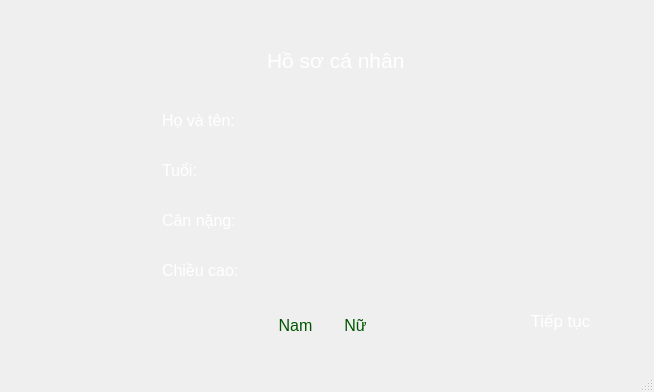
<?xml version="1.0" encoding="UTF-8"?>
<ui version="4.0">
 <class>MainWindow</class>
 <widget class="QMainWindow" name="MainWindow">
  <property name="geometry">
   <rect>
    <x>0</x>
    <y>0</y>
    <width>654</width>
    <height>392</height>
   </rect>
  </property>
  <property name="windowTitle">
   <string>MainWindow</string>
  </property>
  <property name="styleSheet">
   <string notr="true">QMainWindow {
    border-image: url(:/Screenshot (514).png) 0 0 0 0 stretch stretch;
}</string>
  </property>
  <widget class="QWidget" name="centralwidget">
   <property name="styleSheet">
    <string notr="true">#centralwidget {
    border-image: url(:/Background.png);
}</string>
   </property>
   <widget class="QPushButton" name="pushButton">
    <property name="geometry">
     <rect>
      <x>270</x>
      <y>300</y>
      <width>51</width>
      <height>51</height>
     </rect>
    </property>
    <property name="font">
     <font>
      <pointsize>12</pointsize>
     </font>
    </property>
    <property name="styleSheet">
     <string notr="true">QPushButton {
	border-image: url(:/buttonnam.png);
    /* Lệnh này giúp ảnh tự co giãn vừa khít với kích thước nút bạn kéo */
    border-image: url(:/buttonnam.png);
    
    /* Xóa bỏ nền xám và viền mặc định của Windows */
    background-color: transparent;
    border: none;
color: rgb(0, 85, 0)
}</string>
    </property>
    <property name="text">
     <string>Nam</string>
    </property>
   </widget>
   <widget class="QPushButton" name="pushButton_2">
    <property name="geometry">
     <rect>
      <x>330</x>
      <y>300</y>
      <width>51</width>
      <height>51</height>
     </rect>
    </property>
    <property name="font">
     <font>
      <pointsize>12</pointsize>
     </font>
    </property>
    <property name="styleSheet">
     <string notr="true">QPushButton {
	border-image: url(:/buttonnu.png);
    /* Lệnh này giúp ảnh tự co giãn vừa khít với kích thước nút bạn kéo */
    border-image: url(:/buttonnu.png);
    
    /* Xóa bỏ nền xám và viền mặc định của Windows */
    background-color: transparent;
    border: none;
color: rgb(0, 85, 0)
}</string>
    </property>
    <property name="text">
     <string>Nữ</string>
    </property>
   </widget>
   <widget class="QLineEdit" name="lineEdit">
    <property name="geometry">
     <rect>
      <x>150</x>
      <y>100</y>
      <width>361</width>
      <height>41</height>
     </rect>
    </property>
    <property name="font">
     <font>
      <pointsize>12</pointsize>
     </font>
    </property>
    <property name="styleSheet">
     <string notr="true">QLineEdit {
	border-image: url(:/line1trang2.png);
    /* Lệnh này giúp ảnh tự co giãn vừa khít với kích thước nút bạn kéo */
    border-image: url(:/line1trang2.png);
    
    /* Xóa bỏ nền xám và viền mặc định của Windows */
    background-color: transparent;
    border: none;
padding-left: 10px;   /* Đẩy chữ sang phải một chút vừa đủ */

color:rgb(255, 255, 255)
}</string>
    </property>
    <property name="text">
     <string>Họ và tên:</string>
    </property>
   </widget>
   <widget class="QLineEdit" name="lineEdit_5">
    <property name="geometry">
     <rect>
      <x>220</x>
      <y>40</y>
      <width>221</width>
      <height>41</height>
     </rect>
    </property>
    <property name="font">
     <font>
      <pointsize>16</pointsize>
     </font>
    </property>
    <property name="styleSheet">
     <string notr="true">QLineEdit {
	border-image: url(:/tieudetrang2.png);
    /* Lệnh này giúp ảnh tự co giãn vừa khít với kích thước nút bạn kéo */
    border-image: url(:/tieudetrang2.png);
    
    /* Xóa bỏ nền xám và viền mặc định của Windows */
    background-color: transparent;
    border: none;
    text-align: center;      /* Căn giữa chữ */
padding-left: 45px;   /* Đẩy chữ sang phải một chút vừa đủ */
    padding-right: 0px;
    color: white;
}</string>
    </property>
    <property name="text">
     <string>Hồ sơ cá nhân</string>
    </property>
   </widget>
   <widget class="QPushButton" name="pushButton_3">
    <property name="geometry">
     <rect>
      <x>490</x>
      <y>300</y>
      <width>141</width>
      <height>41</height>
     </rect>
    </property>
    <property name="font">
     <font>
      <pointsize>13</pointsize>
     </font>
    </property>
    <property name="styleSheet">
     <string notr="true">QPushButton {
	border-image: url(:/buttontrang2.png);
    /* Lệnh này giúp ảnh tự co giãn vừa khít với kích thước nút bạn kéo */
    border-image: url(:/buttontrang2.png);
    
    /* Xóa bỏ nền xám và viền mặc định của Windows */
    background-color: transparent;
    border: none;
color: rgb(255, 255, 255)
}</string>
    </property>
    <property name="text">
     <string>Tiếp tục</string>
    </property>
   </widget>
   <widget class="QLineEdit" name="lineEdit_6">
    <property name="geometry">
     <rect>
      <x>150</x>
      <y>150</y>
      <width>361</width>
      <height>41</height>
     </rect>
    </property>
    <property name="font">
     <font>
      <pointsize>12</pointsize>
     </font>
    </property>
    <property name="styleSheet">
     <string notr="true">QLineEdit {
	border-image: url(:/line1trang2.png);
    /* Lệnh này giúp ảnh tự co giãn vừa khít với kích thước nút bạn kéo */
    border-image: url(:/line1trang2.png);
    
    /* Xóa bỏ nền xám và viền mặc định của Windows */
    background-color: transparent;
    border: none;
padding-left: 10px;   /* Đẩy chữ sang phải một chút vừa đủ */

color:rgb(255, 255, 255)
}</string>
    </property>
    <property name="text">
     <string>Tuổi:</string>
    </property>
   </widget>
   <widget class="QLineEdit" name="lineEdit_2">
    <property name="geometry">
     <rect>
      <x>150</x>
      <y>200</y>
      <width>361</width>
      <height>41</height>
     </rect>
    </property>
    <property name="font">
     <font>
      <pointsize>12</pointsize>
     </font>
    </property>
    <property name="styleSheet">
     <string notr="true">QLineEdit {
	border-image: url(:/line1trang2.png);
    /* Lệnh này giúp ảnh tự co giãn vừa khít với kích thước nút bạn kéo */
    border-image: url(:/line1trang2.png);
    
    /* Xóa bỏ nền xám và viền mặc định của Windows */
    background-color: transparent;
    border: none;
padding-left: 10px;   /* Đẩy chữ sang phải một chút vừa đủ */

color:rgb(255, 255, 255)
}</string>
    </property>
    <property name="text">
     <string>Cân nặng:</string>
    </property>
   </widget>
   <widget class="QLineEdit" name="lineEdit_3">
    <property name="geometry">
     <rect>
      <x>150</x>
      <y>250</y>
      <width>361</width>
      <height>41</height>
     </rect>
    </property>
    <property name="font">
     <font>
      <pointsize>12</pointsize>
     </font>
    </property>
    <property name="styleSheet">
     <string notr="true">QLineEdit {
	border-image: url(:/line1trang2.png);
    /* Lệnh này giúp ảnh tự co giãn vừa khít với kích thước nút bạn kéo */
    border-image: url(:/line1trang2.png);
    
    /* Xóa bỏ nền xám và viền mặc định của Windows */
    background-color: transparent;
    border: none;
padding-left: 10px;   /* Đẩy chữ sang phải một chút vừa đủ */

color:rgb(255, 255, 255)
}</string>
    </property>
    <property name="text">
     <string>Chiều cao:</string>
    </property>
   </widget>
   <widget class="QLineEdit" name="lineEdit_4">
    <property name="geometry">
     <rect>
      <x>222</x>
      <y>99</y>
      <width>271</width>
      <height>31</height>
     </rect>
    </property>
    <property name="styleSheet">
     <string notr="true">QLineEdit {
    background-color: transparent; /* Làm nền trong suốt */
    border: none;                 /* Xóa viền mặc định của Windows */
    color: white;                 /* Chỉnh màu chữ cho dễ nhìn trên nền tối */
}</string>
    </property>
   </widget>
   <widget class="QLineEdit" name="lineEdit_7">
    <property name="geometry">
     <rect>
      <x>190</x>
      <y>150</y>
      <width>301</width>
      <height>31</height>
     </rect>
    </property>
    <property name="styleSheet">
     <string notr="true">QLineEdit {
    background-color: transparent; /* Làm nền trong suốt */
    border: none;                 /* Xóa viền mặc định của Windows */
    color: white;                 /* Chỉnh màu chữ cho dễ nhìn trên nền tối */
}</string>
    </property>
   </widget>
   <widget class="QLineEdit" name="lineEdit_8">
    <property name="geometry">
     <rect>
      <x>220</x>
      <y>200</y>
      <width>271</width>
      <height>31</height>
     </rect>
    </property>
    <property name="styleSheet">
     <string notr="true">QLineEdit {
    background-color: transparent; /* Làm nền trong suốt */
    border: none;                 /* Xóa viền mặc định của Windows */
    color: white;                 /* Chỉnh màu chữ cho dễ nhìn trên nền tối */
}</string>
    </property>
   </widget>
   <widget class="QLineEdit" name="lineEdit_9">
    <property name="geometry">
     <rect>
      <x>220</x>
      <y>250</y>
      <width>271</width>
      <height>31</height>
     </rect>
    </property>
    <property name="styleSheet">
     <string notr="true">QLineEdit {
    background-color: transparent; /* Làm nền trong suốt */
    border: none;                 /* Xóa viền mặc định của Windows */
    color: white;                 /* Chỉnh màu chữ cho dễ nhìn trên nền tối */
}</string>
    </property>
   </widget>
  </widget>
  <widget class="QStatusBar" name="statusbar"/>
 </widget>
 <resources>
  <include location="trang2.qrc"/>
 </resources>
 <connections/>
</ui>
